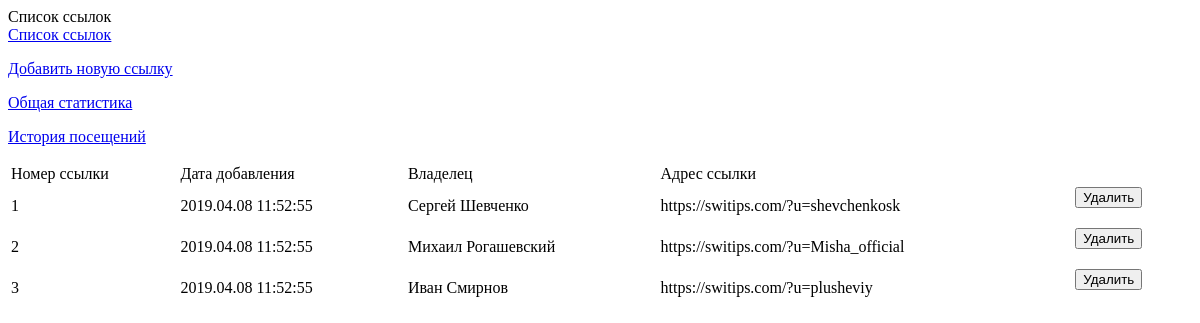
The app's page /project/content/link_management/ru_app.php with its own data.
### tables this page shows
CREATE TABLE table_links (
	id INT UNSIGNED NOT NULL AUTO_INCREMENT KEY,
    add_time varchar(256),
    owner varchar(256),
    url_link varchar(256)
);

### project/content/link_management/ru_app.php (the view, shortened to what this page needs)
													<div class="centering">
															<div class="restriction">
																	<link rel="stylesheet" type="text/css" href="/project/content/link_management/style/app.style.css">
<?php
		if (isset($_GET["add"])) {
		$title_page = "Добавление новой ссылки";
		include("project/source/classes/mysql.php");
		if ($sql) {
				$query = "	SELECT MAX(id) FROM table_links	";
				$result = mysqli_query($sql, $query);
				if ($result) {
						$query_rows = mysqli_num_rows($result);
						$query_array = mysqli_fetch_array($result, MYSQLI_ASSOC);
						$current_id = $query_array["MAX(id)"] + 1;
						$current_time = time();
						$current_owner = $_SESSION["username_a"]." ".$_SESSION["username_b"];
				}
		}
		if (isset($_POST["submit"])) {
				$web_address = $_POST["web_address"];
				$query = "		INSERT INTO table_links (add_time, owner, url_link) VALUES ('$current_time', '$current_owner', '$web_address')		";
				$result = mysqli_query($sql, $query);
				if ($result) {
						echo '<div class="notification"><div style="background-image: url(/project/source/ui/panel/image/notification_images/ok.png)" class="image"></div><div class="message">Ссылка успешно добавлена</div></div>';
				} else echo '<div class="notification"><div style="background-image: url(/project/source/ui/panel/image/notification_images/error_image.png)" class="image"></div><div class="message">Ошибка в ходе выполнения запроса 1</div></div>';
		}
?>
																	<title><?=$title_page; ?></title>
																	<div class="title"><?=$title_page; ?></div>
																	<div class="function_line">
																			<a href="/link_management"><p style="margin: 0" class="item">Список ссылок</p></a>
																			<a href="/link_management&add"><p class="item">Добавить новую ссылку</p></a>
																			<a href="/link_management&general_statistics"><p class="item">Общая статистика</p></a>
																			<a href="/link_management&history_visits"><p class="item">История посещений</p></a>
																	</div>
																	<div class="table_place">
																			<form method="post" enctype="multipart/form-data">
																			<table style="width: 100%">
																					<tr class="row_denomination">
																							<td class="column_denomination">Номер ссылки</td>
																							<td class="column_denomination">Дата добавления</td>
																							<td class="column_denomination">Владелец</td>
																							<td class="column_denomination">Адрес</td>
																					</tr>
																					<tr class="row_data">
																							<td class="column_data">
																									<input class="jquery_form" name="id" type="text" value="<?=$current_id; ?>" disabled="disabled">
																							</td>
																							<td class="column_data">
																									<input class="jquery_form" name="" type="text" value="<?=date('m.d.y', $current_time); ?>" disabled="disabled">
																							</td>
																							<td class="column_data">
																									<input class="jquery_form" name="" type="text" value="<?=$current_owner; ?>" disabled="disabled">
																							</td>
																							<td class="column_data">
																									<input class="jquery_form" name="web_address" type="text" required>
																							</td>
																					</tr>
																					<tr>
																							<td colspan="4" class="column_submit">
																									<input class="jquery_form" name="submit" type="submit" value="Добавить ссылку">
																							</td>
																					</tr>
																			</table>
																			</form>
																	</div>
<?php
		} else {
		$title_page = "Список ссылок";
		include("project/source/classes/mysql.php");
?>
																	<div class="title"><?=$title_page; ?></div>
																	<div class="function_line">
																			<a href="/link_management"><p style="margin: 0" class="item">Список ссылок</p></a>
																			<a href="/link_management&add"><p class="item">Добавить новую ссылку</p></a>
																			<a href="/link_management&general_statistics"><p class="item">Общая статистика</p></a>
																			<a href="/link_management&history_visits"><p class="item">История посещений</p></a>
																	</div>
																	<div class="table_place">
																			<table style="width: 100%">
																					<tr class="row_denomination">
																							<td class="column_denomination">Номер ссылки</td>
																							<td class="column_denomination">Дата добавления</td>
																							<td class="column_denomination">Владелец</td>
																							<td class="column_denomination">Адрес ссылки</td>
																							<td class="column_denomination"></td>
																					</tr>
<?php
		if ($sql) {
				$query = "		SELECT * FROM table_links ORDER BY id ASC		";
				$result = mysqli_query($sql, $query);
				if ($result) {
						$query_rows = mysqli_num_rows($result);
						if ($query_rows > 0) {
								for ($j = 0; $j < $query_rows; ++$j) {
										$query_array = mysqli_fetch_array($result, MYSQLI_ASSOC);
										$formatted_time = date("Y.m.d H:i:s", $query_array["add_time"]);
echo <<<_END
																					<tr class="row_data">
																							<td class="column_data">$query_array[id]</td>
																							<td class="column_data">$formatted_time</td>
																							<td class="column_data">$query_array[owner]</td>
																							<td class="column_data">$query_array[url_link]</td>
																							<td class="column_data">
																									<form method="post" enctype="multipart/form-data">
																											<input type="hidden" name="url_id_post" value="$query_array[id]">
																											<input class="jquery_form" name="submit" type="submit" value="Удалить">
																									</form>
																							</td>
																					</tr>\n\n
_END;
								}
						} else {
echo <<<_END
																					<tr class="row_data">
																							<td colspan="5" class="column_data">Нет данных</td>
																					</tr>
_END;
						}
				}
		}
?>
																			</table>
																	</div>
<?php
		}
?>
															</div>
													</div>

### records on screen
table_links: id "1", add_time "2019.04.08 11:52:55", owner "Сергей Шевченко", url_link "https://switips.com/?u=shevchenkosk"
table_links: id "2", add_time "2019.04.08 11:52:55", owner "Михаил Рогашевский", url_link "https://switips.com/?u=Misha_official"
table_links: id "3", add_time "2019.04.08 11:52:55", owner "Иван Смирнов", url_link "https://switips.com/?u=plusheviy"

### other values on screen
$title_page "Список ссылок"
